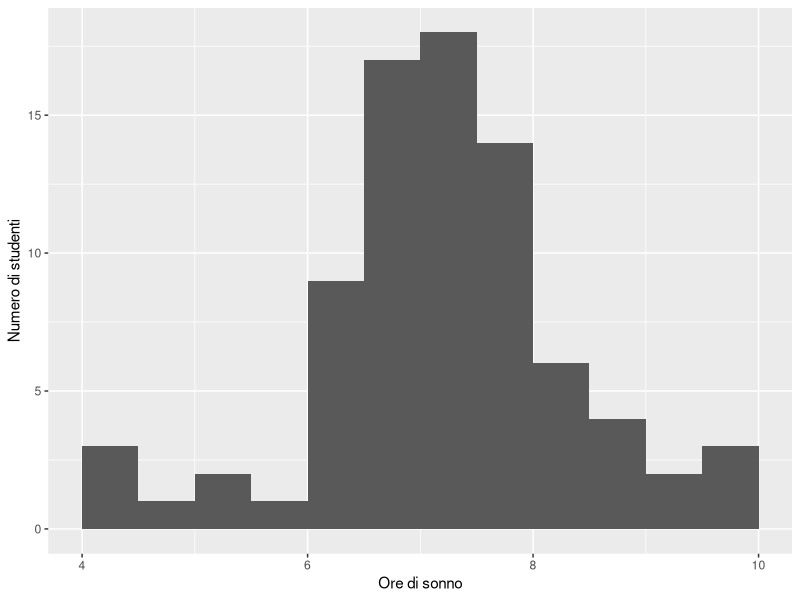
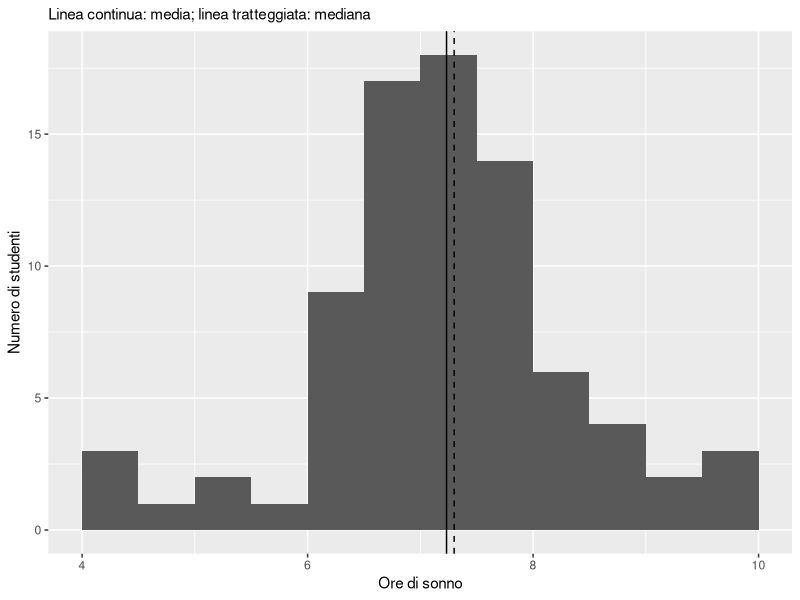

Here is the R script that generated these plots, in order:
## ---- chunk 1
#| label: loc-scale-setup
#| message: false
#| warning: false

library(dplyr)
library(ggplot2)

set.seed(1234)

studenti <- data.frame(
  id = 1:80,
  stress = round(
    pmin(
      pmax(
        rnorm(
          80,
          mean = 6.2,
          sd = 1.5
        ),
        1
      ),
      10
    ),
    1
  ),
  sonno_qualita = round(
    pmin(
      pmax(
        rnorm(
          80,
          mean = 6.5,
          sd = 1.3
        ),
        1
      ),
      10
    ),
    1
  ),
  ore_sonno = round(
    pmin(
      pmax(
        rnorm(
          80,
          mean = 7.1,
          sd = .9
        ),
        4
      ),
      10
    ),
    1
  )
)

studenti$ore_sonno[c(4, 17)] <-
  c(4.1, 9.8)

studenti$stress[c(22, 49)] <-
  c(9.7, 9.9)
## ---- chunk 2
#| label: distribution-small-example

sonno_a <- c(
  6.2, 6.5, 6.8,
  7.0,
  7.2, 7.5, 7.8
)

sonno_a
## ---- chunk 3
#| label: fig-sleep-distribution
#| fig-cap: "Distribuzione delle ore di sonno nel campione didattico."

ggplot(
  studenti,
  aes(x = ore_sonno)
) +
  geom_histogram(
    binwidth = .5,
    boundary = 0,
    na.rm = TRUE
  ) +
  labs(
    x = "Ore di sonno",
    y = "Numero di studenti"
  )
## ---- chunk 4
#| label: same-mean-data

gruppo_compatto <- c(
  6.5, 6.8, 7.0, 7.2, 7.5
)

gruppo_disperso <- c(
  4.0, 5.5, 7.0, 8.5, 10.0
)

data.frame(
  gruppo = rep(
    c("compatto", "disperso"),
    each = 5
  ),
  ore_sonno = c(
    gruppo_compatto,
    gruppo_disperso
  )
)
## ---- chunk 5
#| label: same-mean-summary

data.frame(
  gruppo = c(
    "compatto",
    "disperso"
  ),
  media = c(
    mean(gruppo_compatto),
    mean(gruppo_disperso)
  ),
  deviazione_standard = c(
    sd(gruppo_compatto),
    sd(gruppo_disperso)
  )
)
## ---- chunk 6
#| label: loc-scale-mode-example

strategie <- c(
  "studio", "sonno", "sport",
  "studio", "amici", "studio",
  "sport", "sonno", "studio",
  "amici", "studio"
)

table(strategie)
## ---- chunk 7
#| label: loc-scale-median-example

median(sonno_a)
## ---- chunk 8
#| label: loc-scale-mean-example

mean(sonno_a)
## ---- chunk 9
#| label: loc-scale-outlier-center

sonno_senza_estremo <- c(
  6.2, 6.5, 6.8,
  7.0,
  7.1, 7.3, 7.5
)

sonno_con_estremo <- c(
  6.2, 6.5, 6.8,
  7.0,
  7.1, 7.3, 12.0
)

data.frame(
  scenario = c(
    "senza valore estremo",
    "con valore estremo"
  ),
  media = c(
    mean(sonno_senza_estremo),
    mean(sonno_con_estremo)
  ),
  mediana = c(
    median(sonno_senza_estremo),
    median(sonno_con_estremo)
  )
)
## ---- chunk 10
#| label: loc-scale-range-example

range(studenti$ore_sonno)

diff(
  range(studenti$ore_sonno)
)
## ---- chunk 11
#| label: loc-scale-iqr-example

quantile(
  studenti$ore_sonno,
  probs = c(.25, .50, .75)
)

IQR(studenti$ore_sonno)
## ---- chunk 12
#| label: sd-three-values

x <- c(4, 6, 8)

mean(x)
## ---- chunk 13
#| label: loc-scale-var-example

var(x)
## ---- chunk 14
#| label: loc-scale-sd-example

sd(x)
## ---- chunk 15
#| label: loc-scale-raw-mad-example

mad(
  studenti$ore_sonno,
  constant = 1
)
## ---- chunk 16
#| label: loc-scale-scaled-mad-example

mad(studenti$ore_sonno)
## ---- chunk 17
#| label: loc-scale-summary-table

studenti |>
  summarise(
    n = sum(!is.na(ore_sonno)),
    media =
      mean(
        ore_sonno,
        na.rm = TRUE
      ),
    mediana =
      median(
        ore_sonno,
        na.rm = TRUE
      ),
    deviazione_standard =
      sd(
        ore_sonno,
        na.rm = TRUE
      ),
    varianza =
      var(
        ore_sonno,
        na.rm = TRUE
      ),
    range =
      diff(
        range(
          ore_sonno,
          na.rm = TRUE
        )
      ),
    iqr =
      IQR(
        ore_sonno,
        na.rm = TRUE
      ),
    mad_non_scalato =
      mad(
        ore_sonno,
        constant = 1,
        na.rm = TRUE
      )
  )
## ---- chunk 18
#| label: fig-loc-scale-sleep
#| fig-cap: "Istogramma e posizione della media e della mediana per le ore di sonno."

ggplot(
  studenti,
  aes(x = ore_sonno)
) +
  geom_histogram(
    binwidth = .5,
    boundary = 0,
    na.rm = TRUE
  ) +
  geom_vline(
    xintercept =
      mean(
        studenti$ore_sonno,
        na.rm = TRUE
      ),
    linetype = "solid"
  ) +
  geom_vline(
    xintercept =
      median(
        studenti$ore_sonno,
        na.rm = TRUE
      ),
    linetype = "dashed"
  ) +
  labs(
    x = "Ore di sonno",
    y = "Numero di studenti",
    subtitle =
      "Linea continua: media; linea tratteggiata: mediana"
  )
## ---- chunk 19
#| label: loc-scale-missing-summary

studenti |>
  summarise(
    n_totale = n(),
    n_osservato =
      sum(!is.na(ore_sonno)),
    n_mancante =
      sum(is.na(ore_sonno)),
    media =
      mean(
        ore_sonno,
        na.rm = TRUE
      ),
    deviazione_standard =
      sd(
        ore_sonno,
        na.rm = TRUE
      )
  )
## ---- chunk 20
#| label: loc-scale-z-score

media_sonno <-
  mean(
    studenti$ore_sonno,
    na.rm = TRUE
  )

sd_sonno <-
  sd(
    studenti$ore_sonno,
    na.rm = TRUE
  )

studenti |>
  mutate(
    z_ore_sonno =
      (ore_sonno - media_sonno) /
      sd_sonno
  ) |>
  select(
    id,
    ore_sonno,
    z_ore_sonno
  ) |>
  head()
## ---- chunk 21
#| echo: true

sessionInfo()
